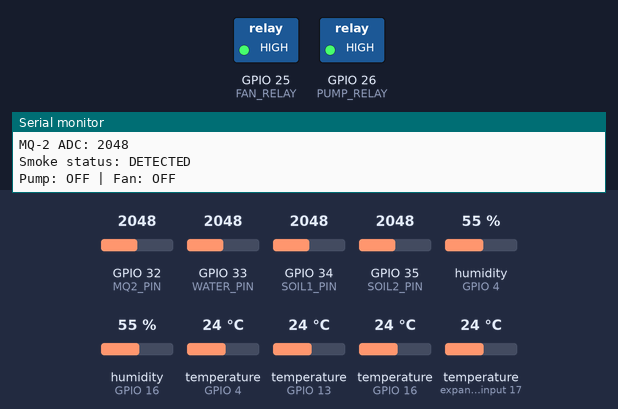
Simulated run of this sketch. Board: ESP32. On the bench: switched loads named in the sketch (green lamp = pin HIGH), the last lines printed to the serial monitor. The inputs (shaded band) are chosen by the test bench; at power-on: temperature (sensors on GPIO 16, GPIO 4, GPIO 13, expander input 17) 24 °C, GPIO 34 (SOIL1_PIN) = 2048, GPIO 32 (MQ2_PIN) = 2048, GPIO 33 (WATER_PIN) = 2048, GPIO 35 (SOIL2_PIN) = 2048, humidity (sensors on GPIO 4, GPIO 16) 55 % (analog values on the 0–4095 scale). WiFi joins after 1.5 s; servers stay silent unless stated; uploads are accepted with an empty reply.

Above: at 3.4 s.
3.5 s: temperature (sensor on GPIO 16) set to 31.2 °C
10.4 s: temperature (sensor on GPIO 16) set to 32.8 °C
At 13.3 s:
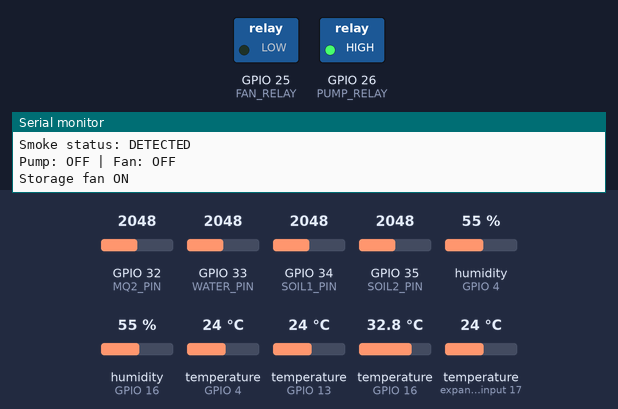
14.1 s: GPIO 34 (SOIL1_PIN) set to 2477
19.1 s: GPIO 34 (SOIL1_PIN) set to 2589
At 20.6 s:
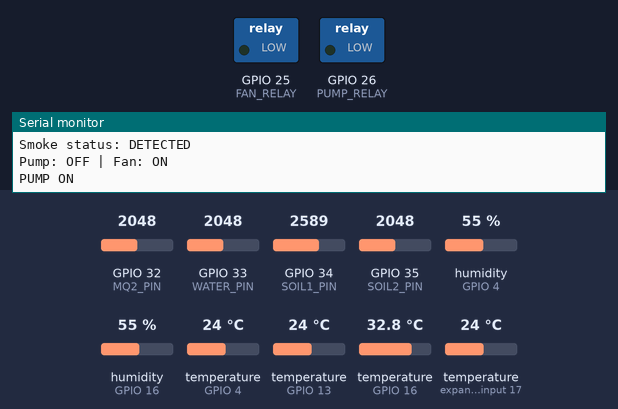
24.1 s: temperature (sensor on GPIO 16) set to 29.4 °C
31.0 s: temperature (sensor on GPIO 16) set to 28.3 °C
At 33.2 s:
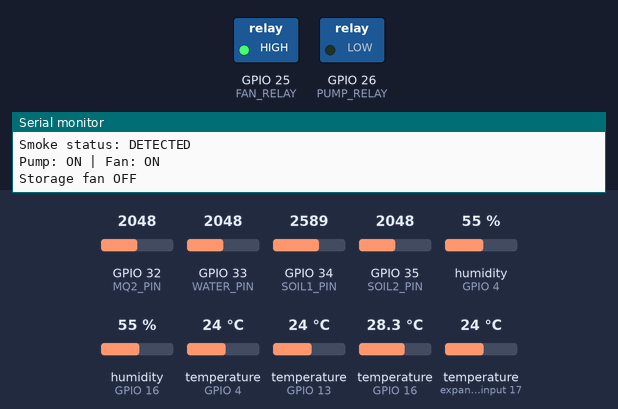
Timing chart, 0 to 51.6 s (numbered marks = the images above; inputs shaded):
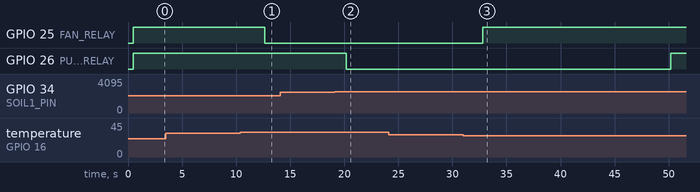

The sketch:

AgriGuardian_LiveData_Backup_copy_20261023003912.ino
```cpp
#include <WiFi.h>
#include <WebServer.h>
#include <HTTPClient.h>
#include <SPI.h>
#include <DHT.h>
#include <OneWire.h>
#include <DallasTemperature.h>
#include <MFRC522.h>
#include <math.h>
#include <WiFiClientSecure.h>
// =============== WIFI ===============
// ESP32 supports 2.4 GHz ONLY. Set your phone hotspot band to 2.4 GHz
// (POCO F6: Hotspot settings -> AP band -> 2.4 GHz) and keep the hotspot
// screen open while the ESP32 connects.
const char* WIFI_SSID = "POCO F6";
const char* WIFI_PASS = "Deepu0627";   // <-- change this

// Keep empty until your actual server API is confirmed.
const char* TELEMETRY_URL =
    "https://fantasy-chaffing-postage.ngrok-free.dev/telemetry";

const char* TELEMETRY_KEY = "ab1156b556106ec67626b677847fff24129dd0df043342fafcca566837b3dfdd";
// =============== PIN ASSIGNMENTS ===============
#define SOIL1_PIN 34
#define SOIL2_PIN 35
#define WATER_PIN 33
#define MQ2_PIN 32

#define DHT1_PIN 4
#define DHT2_PIN 16
#define DHT_TYPE DHT22
#define DS18_PIN 13

#define PUMP_RELAY 26
#define FAN_RELAY 25

#define RFID_SS 5
#define RFID_RST 22
#define RFID_SCK 18
#define RFID_MISO 19
#define RFID_MOSI 23

// Change to false if your relay is active-HIGH.
const bool RELAY_ACTIVE_LOW = true;

// =============== OBJECTS ===============
DHT dht1(DHT1_PIN, DHT_TYPE);
DHT dht2(DHT2_PIN, DHT_TYPE);

OneWire oneWire(DS18_PIN);
DallasTemperature ds18(&oneWire);

MFRC522 rfid(RFID_SS, RFID_RST);
WebServer server(80);

// =============== CALIBRATION ===============
// Replace with values measured from YOUR sensors
// (see the /raw page: dry in air, then wet in water).
const int SOIL1_DRY = 3000;
const int SOIL1_WET = 1400;

const int SOIL2_DRY = 4095;
const int SOIL2_WET = 1400;

const int WATER_EMPTY = 330;
const int WATER_FULL = 650;

// A raw ADC value this close to the rails means a disconnected/floating
// or mis-powered sensor, NOT a real reading.
const int ADC_FAULT_HIGH = 4090;
const int ADC_FAULT_LOW = 20;

// =============== CONTROL SETTINGS ===============
const float SOIL_START = 30.0;
const float SOIL_STOP = 45.0;
const float TANK_MIN = 15.0;

const float FAN_TEMP_ON = 32.0;
const float FAN_TEMP_OFF = 29.0;

const float FAN_HUM_ON = 75.0;
const float FAN_HUM_OFF = 65.0;

const unsigned long MAX_PUMP_MS = 30000UL;
const unsigned long PUMP_COOLDOWN_MS = 60000UL;
const unsigned long SENSOR_INTERVAL_MS = 2500UL;
const unsigned long TELEMETRY_INTERVAL_MS = 30000UL;
const unsigned long WIFI_RETRY_MS = 10000UL;
const unsigned long WIFI_REPORT_MS = 10000UL;

// =============== SENSOR VALUES ===============
float soil1 = NAN;
float soil2 = NAN;
float tankPercent = NAN;

int rawSoil1 = 0;
int rawSoil2 = 0;
int rawWater = 0;

float ambientTemp = NAN;
float ambientHumidity = NAN;

float storageTempAir = NAN;
float storageHumidity = NAN;

float soilTemp = NAN;
float grainTemp = NAN;

int mq2Raw = 0;
const int MQ2_SMOKE_THRESHOLD = 850;  // Initial test value
bool smokeDetected = false;

bool pumpOn = false;
bool fanOn = false;

bool soilFault = true;
bool tankFault = true;

unsigned long pumpStarted = 0;
unsigned long lastPumpStopped = 0;
unsigned long lastSensorRead = 0;
unsigned long lastTelemetry = 0;
unsigned long lastWifiRetry = 0;
unsigned long lastWifiReport = 0;

// =============== RELAY CONTROL ===============
void relayWrite(int pin, bool on) {
  digitalWrite(
    pin,
    RELAY_ACTIVE_LOW
      ? (on ? LOW : HIGH)
      : (on ? HIGH : LOW)
  );
}

void stopPump() {
  if (pumpOn) {
    relayWrite(PUMP_RELAY, false);
    pumpOn = false;
    lastPumpStopped = millis();
    Serial.println("PUMP OFF");
  }
}

void startPump() {
  if (!pumpOn) {
    relayWrite(PUMP_RELAY, true);
    pumpOn = true;
    pumpStarted = millis();
    Serial.println("PUMP ON");
  }
}

// =============== CONVERSION ===============
// Returns NAN when the raw value looks like a wiring fault.
// lowIsFault=false for the water-level sensor, which can read ~0 when dry.
float toPercent(int raw, int dry, int wet, bool lowIsFault) {
  if (dry == wet) return NAN;
  if (raw >= ADC_FAULT_HIGH) return NAN;
  if (lowIsFault && raw <= ADC_FAULT_LOW) return NAN;

  float value = 100.0 * (raw - dry) / float(wet - dry);
  return constrain(value, 0.0, 100.0);
}

String jsonFloat(float value) {
  if (isnan(value) || isinf(value)) {
    return "null";
  }
  return String(value, 1);
}

// =============== READ SENSORS ===============
void readSensors() {
  rawSoil1 = analogRead(SOIL1_PIN);
  rawSoil2 = analogRead(SOIL2_PIN);
  rawWater = analogRead(WATER_PIN);

  soil1 = toPercent(rawSoil1, SOIL1_DRY, SOIL1_WET, true);
  soil2 = toPercent(rawSoil2, SOIL2_DRY, SOIL2_WET, true);
  tankPercent = toPercent(rawWater, WATER_EMPTY, WATER_FULL, false);

  ambientTemp = dht1.readTemperature();
  ambientHumidity = dht1.readHumidity();

  storageTempAir = dht2.readTemperature();
  storageHumidity = dht2.readHumidity();

  mq2Raw = analogRead(MQ2_PIN);
  smokeDetected = (mq2Raw >= MQ2_SMOKE_THRESHOLD);


  // Read the previous DS18B20 conversion.
  soilTemp = ds18.getTempCByIndex(0);
  grainTemp = ds18.getTempCByIndex(1);

  if (soilTemp == DEVICE_DISCONNECTED_C ||
      soilTemp < -55 || soilTemp > 125) {
    soilTemp = NAN;
  }

  if (grainTemp == DEVICE_DISCONNECTED_C ||
      grainTemp < -55 || grainTemp > 125) {
    grainTemp = NAN;
  }

  // Irrigation relies on both soil sensors and the tank sensor.
  soilFault = isnan(soil1) || isnan(soil2);
  tankFault = isnan(tankPercent);

  Serial.println("\n===== AGRIGUARDIAN =====");

  Serial.printf("Soil 1: %.1f %% (raw %d)\n", soil1, rawSoil1);
  Serial.printf("Soil 2: %.1f %% (raw %d)\n", soil2, rawSoil2);
  Serial.printf("Tank: %.1f %% (raw %d)\n", tankPercent, rawWater);

  Serial.printf("Ambient: %.1f C, %.1f %% RH\n",
                ambientTemp, ambientHumidity);

  Serial.printf("Storage air: %.1f C, %.1f %% RH\n",
                storageTempAir, storageHumidity);

  Serial.printf("Soil temperature: %.1f C\n", soilTemp);
  Serial.printf("Grain temperature: %.1f C\n", grainTemp);

  Serial.printf("MQ-2 ADC: %d\n", mq2Raw);
  Serial.printf("Smoke status: %s\n",
              smokeDetected ? "DETECTED" : "NOT DETECTED");

  Serial.printf("Pump: %s | Fan: %s\n",
                pumpOn ? "ON" : "OFF",
                fanOn ? "ON" : "OFF");

  // Start next non-blocking DS18B20 conversion.
  ds18.requestTemperatures();
}

// =============== IRRIGATION CONTROL ===============
void controlPump() {
  if (soilFault || tankFault) {
    stopPump();
    Serial.println("Pump locked: sensor fault");
    return;
  }

  if (tankPercent <= TANK_MIN) {
    stopPump();
    Serial.println("Pump locked: low tank level");
    return;
  }

  if (pumpOn && millis() - pumpStarted >= MAX_PUMP_MS) {
    stopPump();
    Serial.println("Maximum pump runtime reached");
    return;
  }

  // A shared pump serves both soil zones.
  // Stop only when BOTH zones reach the target.
  if (pumpOn && soil1 >= SOIL_STOP && soil2 >= SOIL_STOP) {
    stopPump();
    return;
  }

  bool anyZoneDry = soil1 <= SOIL_START || soil2 <= SOIL_START;

  if (!pumpOn && anyZoneDry &&
      millis() - lastPumpStopped >= PUMP_COOLDOWN_MS) {
    startPump();
  }
}

// =============== STORAGE FAN CONTROL ===============
void controlFan() {
  // Use the grain-storage DHT22.
  if (isnan(storageTempAir) || isnan(storageHumidity)) {
    if (fanOn) {
      fanOn = false;
      relayWrite(FAN_RELAY, false);
    }
    Serial.println("Fan OFF: storage DHT22 fault");
    return;
  }

  bool highCondition =
      storageTempAir >= FAN_TEMP_ON ||
      storageHumidity >= FAN_HUM_ON;

  bool normalCondition =
      storageTempAir <= FAN_TEMP_OFF &&
      storageHumidity <= FAN_HUM_OFF;

  if (!fanOn && highCondition) {
    fanOn = true;
    relayWrite(FAN_RELAY, true);
    Serial.println("Storage fan ON");
  } else if (fanOn && normalCondition) {
    fanOn = false;
    relayWrite(FAN_RELAY, false);
    Serial.println("Storage fan OFF");
  }
}

// =============== RFID CLOUD REPORTING ===============
void sendRfidScan(const String& uid) {
  if (WiFi.status() != WL_CONNECTED) {
    Serial.println("[RFID] Not sent: Wi-Fi is disconnected");
    return;
  }

  if (strlen(TELEMETRY_URL) == 0) {
    Serial.println("[RFID] Not sent: TELEMETRY_URL is empty");
    return;
  }

  // Reuse the telemetry server URL and API key.
  // Example: https://your-host/telemetry -> https://your-host/rfid-scan
  String scanUrl = String(TELEMETRY_URL);
  if (scanUrl.endsWith("/telemetry")) {
    scanUrl.remove(scanUrl.length() - String("/telemetry").length());
  }
  scanUrl += "/rfid-scan";

  WiFiClientSecure client;

  // Prototype only: skips certificate verification.
  // Configure CA certificate validation before production use.
  client.setInsecure();

  HTTPClient http;
  http.setTimeout(10000);

  Serial.print("[RFID] Sending UID to: ");
  Serial.println(scanUrl);

  if (!http.begin(client, scanUrl)) {
    Serial.println("[RFID] HTTPS begin failed");
    return;
  }

  http.addHeader("Content-Type", "application/json");
  http.addHeader("X-API-Key", TELEMETRY_KEY);

  // RFID UIDs are hexadecimal characters, so no JSON escaping is needed.
  String payload = "{\"uid\":\"" + uid +
                   "\",\"scan_id\":\"esp32-" +
                   String((uint32_t)millis()) + "\"}";

  int result = http.POST(payload);

  Serial.printf("[RFID] HTTP status: %d\n", result);
  if (result > 0) {
    String response = http.getString();
    Serial.print("[RFID] Server response: ");
    Serial.println(response);

    if (result >= 200 && result < 300) {
      Serial.println("[RFID] Scan accepted by server");
    } else {
      Serial.println("[RFID] Server did not accept the scan; check API key/endpoint");
    }
  } else {
    Serial.printf("[RFID] Request failed: %s\n",
                  http.errorToString(result).c_str());
  }

  http.end();
}

// =============== RFID LIVESTOCK IDENTIFICATION ===============


void checkRFID() {
  if (!rfid.PICC_IsNewCardPresent()) return;
  if (!rfid.PICC_ReadCardSerial()) return;

  String uid = "";

  for (byte i = 0; i < rfid.uid.size; i++) {
    if (rfid.uid.uidByte[i] < 0x10) {
      uid += "0";
    }
    uid += String(rfid.uid.uidByte[i], HEX);
  }

  uid.toUpperCase();

  Serial.println("\n===== RFID SCAN =====");
  Serial.print("Tag UID: ");
  Serial.println(uid);
  // Send this UID to the AgriGuardian AWS livestock scan endpoint.
  sendRfidScan(uid);

  Serial.println("Associate this UID with an animal record.");

  rfid.PICC_HaltA();
  rfid.PCD_StopCrypto1();
}

// =============== LOCAL WEB API ===============
String buildStatusJson(bool forTelemetry) {
  String j = "{";

  if (forTelemetry) {
    j += "\"device_id\":\"agriguardian-esp32-01\",";
  }

  j += "\"soil1_percent\":" + jsonFloat(soil1) + ",";
  j += "\"soil2_percent\":" + jsonFloat(soil2) + ",";
  j += "\"tank_percent\":" + jsonFloat(tankPercent) + ",";

  j += "\"ambient_temp_c\":" + jsonFloat(ambientTemp) + ",";
  j += "\"ambient_humidity\":" + jsonFloat(ambientHumidity) + ",";

  j += "\"storage_air_temp_c\":" + jsonFloat(storageTempAir) + ",";
  j += "\"storage_humidity\":" + jsonFloat(storageHumidity) + ",";

  j += "\"soil_temp_c\":" + jsonFloat(soilTemp) + ",";
  j += "\"grain_temp_c\":" + jsonFloat(grainTemp) + ",";

  j += "\"mq2_raw\":" + String(mq2Raw) + ",";
  j += "\"pump_on\":" + String(pumpOn ? "true" : "false") + ",";
  j += "\"fan_on\":" + String(fanOn ? "true" : "false") + ",";
  j += "\"soil_fault\":" + String(soilFault ? "true" : "false") + ",";
  j += "\"tank_fault\":" + String(tankFault ? "true" : "false");
  j += ",\"smoke_detected\":";
j += (smokeDetected ? "true" : "false");

  j += "}";
  return j;
}

void handleStatus() {
  server.sendHeader("Access-Control-Allow-Origin", "*");
  server.send(200, "application/json", buildStatusJson(false));
}

// Raw ADC values + millivolts, for calibration.
void handleRaw() {
  String j = "{";
  j += "\"soil1_raw\":" + String(analogRead(SOIL1_PIN)) + ",";
  j += "\"soil1_mv\":" + String(analogReadMilliVolts(SOIL1_PIN)) + ",";
  j += "\"soil2_raw\":" + String(analogRead(SOIL2_PIN)) + ",";
  j += "\"soil2_mv\":" + String(analogReadMilliVolts(SOIL2_PIN)) + ",";
  j += "\"tank_raw\":" + String(analogRead(WATER_PIN)) + ",";
  j += "\"tank_mv\":" + String(analogReadMilliVolts(WATER_PIN)) + ",";
  j += "\"mq2_raw\":" + String(analogRead(MQ2_PIN));
  j += "}";
  server.sendHeader("Access-Control-Allow-Origin", "*");
  server.send(200, "application/json", j);
}

// Simple visual dashboard that polls /status every 3 seconds.
const char DASH_HTML[] PROGMEM = R"HTML(
<!doctype html><html><head><meta charset="utf-8">
<meta name="viewport" content="width=device-width,initial-scale=1">
<title>AgriGuardian</title>
<style>
body{font-family:system-ui,sans-serif;margin:0;background:#f3f6f1;color:#1d2b1d}
h1{margin:0;padding:16px;background:#2e6b34;color:#fff;font-size:20px}
.g{display:grid;grid-template-columns:repeat(auto-fill,minmax(160px,1fr));gap:12px;padding:12px}
.c{background:#fff;border-radius:10px;padding:12px;box-shadow:0 1px 3px #0002}
.c small{color:#667}.c b{display:block;font-size:24px;margin-top:4px}
.on{color:#1a7f37}.off{color:#888}.bad{color:#c62828}
</style></head><body>
<h1>AgriGuardian</h1><div class="g" id="g"></div>
<script>
const L=[["soil1_percent","Soil 1","%"],["soil2_percent","Soil 2","%"],
["tank_percent","Water tank","%"],["ambient_temp_c","Ambient temp"," C"],
["ambient_humidity","Ambient humidity","%"],["storage_air_temp_c","Storage temp"," C"],
["storage_humidity","Storage humidity","%"],["soil_temp_c","Soil temp"," C"],
["grain_temp_c","Grain temp"," C"],["mq2_raw","MQ-2 (raw)",""]];
const B=[["pump_on","Pump"],["fan_on","Fan"],["soil_fault","Soil sensor fault"],["tank_fault","Tank sensor fault"]];
async function u(){
 try{
  const d=await (await fetch('/status')).json();
  let h='';
  for(const [k,n,s] of L){const v=d[k];h+=`<div class="c"><small>${n}</small><b>${v===null?'--':v+s}</b></div>`;}
  for(const [k,n] of B){const v=d[k];const f=k.includes('fault');
   h+=`<div class="c"><small>${n}</small><b class="${v?(f?'bad':'on'):'off'}">${f?(v?'FAULT':'OK'):(v?'ON':'OFF')}</b></div>`;}
  document.getElementById('g').innerHTML=h;
 }catch(e){document.getElementById('g').innerHTML='<div class="c bad">Connection lost</div>';}
}
u();setInterval(u,3000);
</script></body></html>
)HTML";

void handleRoot() {
  server.send_P(200, "text/html", DASH_HTML);
}

// =============== OPTIONAL MCP TELEMETRY ===============

void sendTelemetry() {
  if (strlen(TELEMETRY_URL) == 0) return;
  if (WiFi.status() != WL_CONNECTED) return;

  WiFiClientSecure client;

  // Temporary prototype setting only:
  // disables HTTPS certificate verification.
  // Replace with CA certificate validation before production use.
  client.setInsecure();

  HTTPClient http;
  http.setTimeout(10000);

  if (!http.begin(client, TELEMETRY_URL)) {
    Serial.println("Telemetry: HTTPS begin failed");
    return;
  }

  http.addHeader("Content-Type", "application/json");
  http.addHeader("X-API-Key", TELEMETRY_KEY);

  String payload = buildStatusJson(true);
  int result = http.POST(payload);

  Serial.printf("Telemetry HTTP status: %d\n", result);

  if (result > 0) {
    Serial.println(http.getString());
  } else {
    Serial.printf("Telemetry error: %s\n",
                  http.errorToString(result).c_str());
  }

  http.end();
}

// =============== WIFI HELPERS ===============
void onWifiEvent(WiFiEvent_t event, WiFiEventInfo_t info) {
  switch (event) {
    case ARDUINO_EVENT_WIFI_STA_CONNECTED:
      Serial.println("[WiFi] Associated with access point");
      break;
    case ARDUINO_EVENT_WIFI_STA_GOT_IP:
      Serial.print("[WiFi] Got IP: ");
      Serial.println(WiFi.localIP());
      break;
    case ARDUINO_EVENT_WIFI_STA_DISCONNECTED:
      // Reason 201 = SSID not found (often 5 GHz hotspot or out of range)
      // Reason 15 / 202 / 204 = wrong password / auth failure
      Serial.printf("[WiFi] Disconnected, reason code: %d\n",
                    info.wifi_sta_disconnected.reason);
      break;
    default:
      break;
  }
}

void connectWifi() {
  WiFi.disconnect(true, true);
  delay(200);
  WiFi.mode(WIFI_STA);
  WiFi.persistent(false);
  WiFi.setAutoReconnect(true);
  WiFi.setSleep(false);
  WiFi.begin(WIFI_SSID, WIFI_PASS);
}

// =============== SETUP ===============
void setup() {
  Serial.begin(115200);
  delay(500);
  Serial.println("\n\nAgriGuardian booting...");

  analogReadResolution(12);

  // Set inactive relay levels before enabling outputs.
  digitalWrite(PUMP_RELAY, RELAY_ACTIVE_LOW ? HIGH : LOW);
  digitalWrite(FAN_RELAY, RELAY_ACTIVE_LOW ? HIGH : LOW);

  pinMode(PUMP_RELAY, OUTPUT);
  pinMode(FAN_RELAY, OUTPUT);

  relayWrite(PUMP_RELAY, false);
  relayWrite(FAN_RELAY, false);

  dht1.begin();
  dht2.begin();

  ds18.begin();
  ds18.setWaitForConversion(false);
  ds18.requestTemperatures();

  // RC522 uses the ESP32 VSPI pins defined above.
  SPI.begin(RFID_SCK, RFID_MISO, RFID_MOSI, RFID_SS);
  rfid.PCD_Init();
  Serial.println("RC522 initialized");

  WiFi.onEvent(onWifiEvent);
  connectWifi();

  Serial.print("Connecting to Wi-Fi");
  unsigned long start = millis();
  while (WiFi.status() != WL_CONNECTED && millis() - start < 20000UL) {
    delay(250);
    Serial.print(".");
  }

  if (WiFi.status() == WL_CONNECTED) {
    Serial.println("\nWi-Fi connected");
    Serial.print("ESP32 IP: ");
    Serial.println(WiFi.localIP());
  } else {
    Serial.println("\nWi-Fi unavailable; local control continues, will keep retrying");
  }

  server.on("/", HTTP_GET, handleRoot);
  server.on("/status", HTTP_GET, handleStatus);
  server.on("/raw", HTTP_GET, handleRaw);
  server.begin();

  lastPumpStopped = millis() - PUMP_COOLDOWN_MS;

  Serial.println("AgriGuardian system ready");
}

// =============== MAIN LOOP ===============
void loop() {
  server.handleClient();
  checkRFID();

  unsigned long now = millis();

  // Independent pump runtime protection.
  if (pumpOn && now - pumpStarted >= MAX_PUMP_MS) {
    stopPump();
    Serial.println("Pump safety timeout");
  }

  if (now - lastSensorRead >= SENSOR_INTERVAL_MS) {
    lastSensorRead = now;

    readSensors();
    controlPump();
    controlFan();
  }

  // Non-blocking Wi-Fi retry + periodic IP report.
  if (WiFi.status() != WL_CONNECTED) {
    if (now - lastWifiRetry >= WIFI_RETRY_MS) {
      lastWifiRetry = now;
      Serial.println("Wi-Fi not connected, retrying...");
      connectWifi();
    }
  }

  if (now - lastWifiReport >= WIFI_REPORT_MS) {
    lastWifiReport = now;
    if (WiFi.status() == WL_CONNECTED) {
      Serial.print("Dashboard: http://");
      Serial.println(WiFi.localIP());
    }
  }

  if (now - lastTelemetry >= TELEMETRY_INTERVAL_MS) {
    lastTelemetry = now;
    sendTelemetry();
  }

  delay(5);
}
```

Measured:
- the behaviour switches between 31.9 and 32 °C on temperature (sensor on GPIO 16) (found by bisection; images 0 and 1)
- the behaviour switches between 2519 and 2520 on GPIO 34 (SOIL1_PIN) (found by bisection; images 1 and 2)
- the behaviour switches between 29.1 and 29 °C on temperature (sensor on GPIO 16) (found by bisection; images 2 and 3)
- after the input at 10.4 s, GPIO 25 (FAN_RELAY): HIGH → LOW after 2.2 s
- after the input at 19.1 s, GPIO 26 (PUMP_RELAY): HIGH → LOW after 1.1 s
- after the input at 31.0 s, GPIO 25 (FAN_RELAY): LOW → HIGH after 1.8 s
